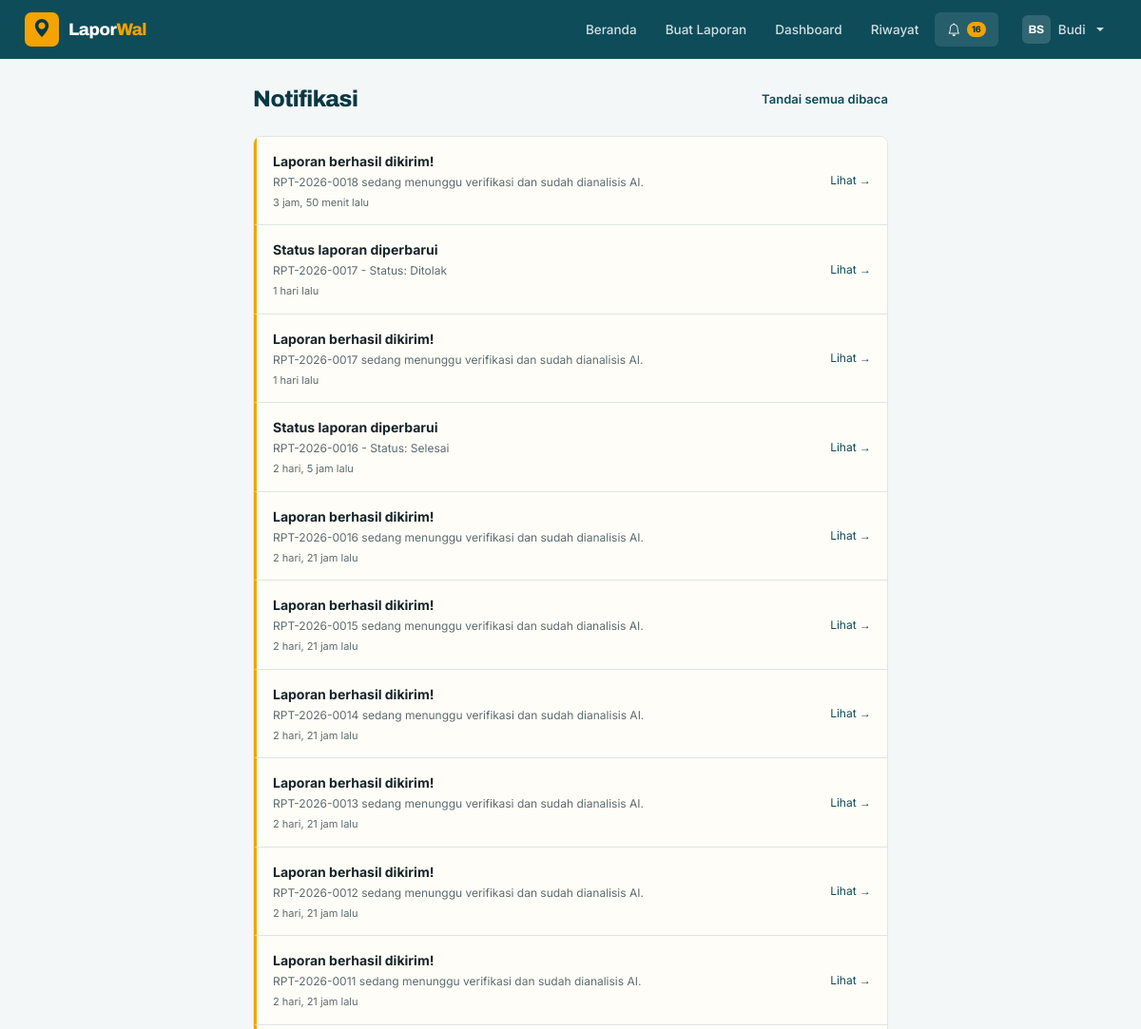
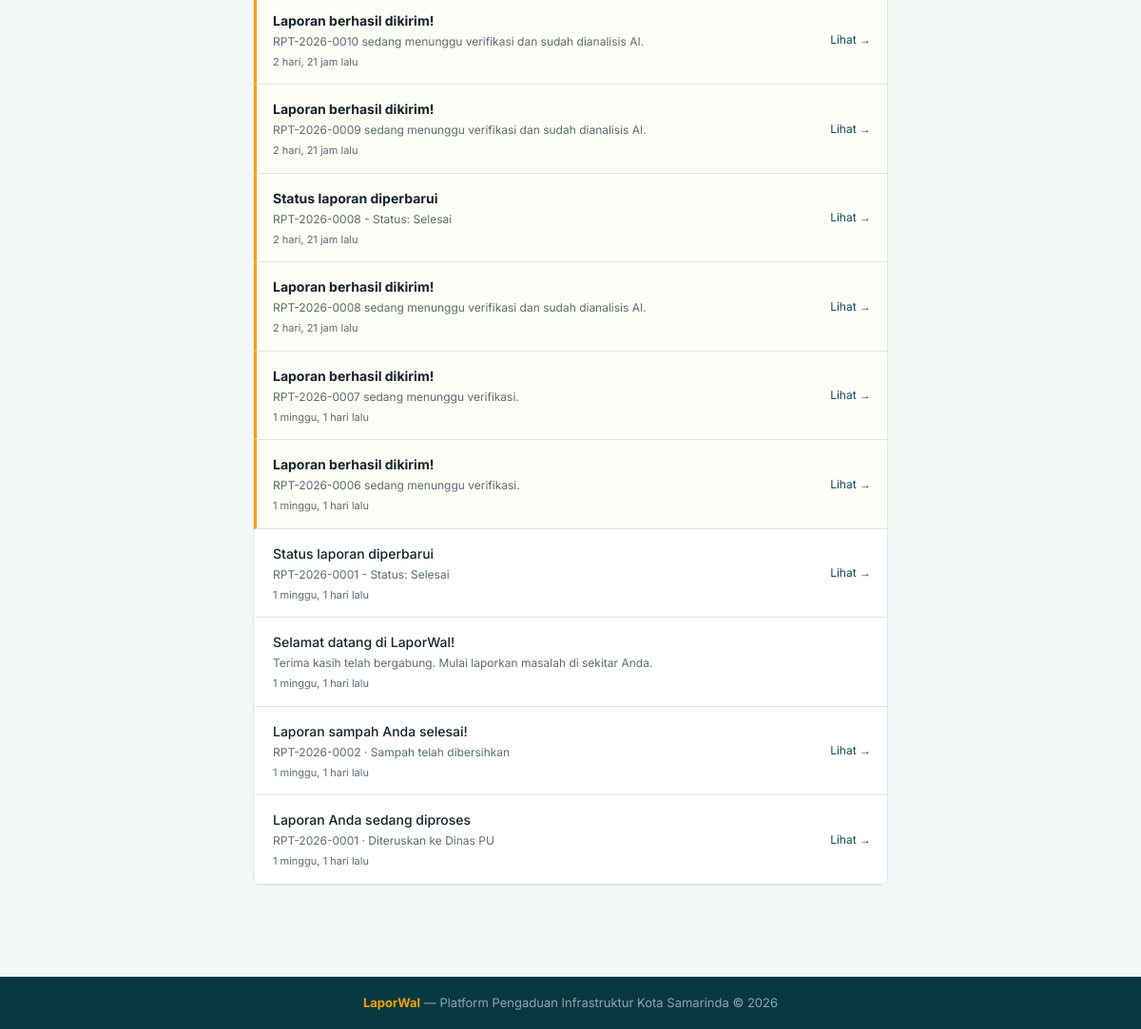
Page /notifikasi/ (signed in) on the committed database (2 pictures, top to bottom).
### accounts/models.py (models this page shows, shortened)
class CustomUser(AbstractUser):
    phone = models.CharField(max_length=20, blank=True, verbose_name="Nomor HP")
    avatar = models.ImageField(upload_to='avatars/', blank=True, null=True, verbose_name="Foto Profil")
    kota = models.CharField(max_length=100, default='Samarinda', verbose_name="Kota")
    is_admin_dinas = models.BooleanField(default=False, verbose_name="Admin Dinas")
    class Meta:
        verbose_name = "Pengguna"
        verbose_name_plural = "Pengguna"
    def get_initials(self):
        parts = self.get_full_name().split()
        if len(parts) >= 2:
            return parts[0][0].upper() + parts[1][0].upper()
        elif self.first_name:
            return self.first_name[:2].upper()
        return self.username[:2].upper()

### laporan/models.py (models this page shows, shortened)
class Notifikasi(models.Model):
    pengguna = models.ForeignKey(settings.AUTH_USER_MODEL, on_delete=models.CASCADE, related_name='notifikasi')
    laporan = models.ForeignKey(Laporan, on_delete=models.CASCADE, null=True, blank=True)
    judul = models.CharField(max_length=100)
    pesan = models.CharField(max_length=255)
    sudah_dibaca = models.BooleanField(default=False)
    dibuat_pada = models.DateTimeField(auto_now_add=True)
    class Meta:
        ordering = ['-dibuat_pada']

### laporan/views.py (the view)
# urls.py: path('notifikasi/', views.notifikasi_view, name='notifikasi'),
@login_required
def notifikasi_view(request):
    notif_list = request.user.notifikasi.all()
    if request.GET.get('mark_read'):
        notif_list.update(sudah_dibaca=True)
        return redirect('notifikasi')
    return render(request, 'laporan/notifikasi.html', {'notif_list': notif_list})

### templates/laporan/notifikasi.html (shortened to what this page needs)
{% extends 'base.html' %}
{% block content %}
<div style="max-width:700px;margin:0 auto;padding:28px 16px 48px">
  <div class="d-flex align-items-center justify-content-between mb-4">
    <h1 class="h-page" style="margin-bottom:0">Notifikasi</h1>
    <a href="?mark_read=1" class="text-green text-decoration-none" style="font-size:13px;font-weight:600">Tandai semua dibaca</a>
  </div>
  <div class="lw-card" style="padding:0;overflow:hidden">
    {% for notif in notif_list %}
    <div style="display:flex;gap:13px;padding:15px 17px;border-bottom:1px solid var(--line);{% if not notif.sudah_dibaca %}border-left:3px solid var(--amber);background:#FFFDF7{% else %}border-left:3px solid transparent{% endif %}">
      <div style="flex:1">
        <div style="font-size:14px;font-weight:{% if not notif.sudah_dibaca %}700{% else %}500{% endif %};color:var(--ink);margin-bottom:3px">{{ notif.judul }}</div>
        <div class="section-sub" style="font-size:12px;margin-bottom:4px">{{ notif.pesan }}</div>
        <div class="section-sub" style="font-size:11px">{{ notif.dibuat_pada|timesince }} lalu</div>
      </div>
      {% if notif.laporan %}
      <a href="{% url 'detail_laporan' notif.laporan.pk %}" style="font-size:12px;color:var(--teal);text-decoration:none;align-self:center;flex-shrink:0">Lihat &rarr;</a>
      {% endif %}
    </div>
    {% empty %}
    <div class="text-center py-5 section-sub">
      <i class="bi bi-bell-slash fs-1 d-block mb-3"></i>
      <p>Belum ada notifikasi.</p>
    </div>
    {% endfor %}
  </div>
</div>
{% endblock %}

### templates/base.html (shortened to what this page needs)
<!DOCTYPE html>
<html lang="id">
<head>
  {% load static %}
  <link href="https://cdn.jsdelivr.net/npm/bootstrap@5.3.3/dist/css/bootstrap.min.css" rel="stylesheet">
  <link href="https://cdn.jsdelivr.net/npm/bootstrap-icons@1.11.3/font/bootstrap-icons.css" rel="stylesheet">
</head>
<body>
<nav class="lw-navbar">
  <a href="{% url 'beranda' %}" class="lw-brand">
    <div class="lw-brand-icon"><i class="bi bi-geo-alt-fill"></i></div>
    <span class="lw-brand-text">Lapor<b>Wal</b></span>
  </a>
  <div class="lw-nav-links">
    {% if user.is_authenticated %}
      {% if user.is_admin_dinas or user.is_staff %}
        <a href="{% url 'admin_dashboard' %}" class="lw-nav-link {% if request.resolver_match.url_name == 'admin_dashboard' %}active{% endif %}"><i class="bi bi-speedometer2"></i>Dashboard</a>
        <a href="{% url 'admin_laporan' %}" class="lw-nav-link {% if request.resolver_match.url_name == 'admin_laporan' %}active{% endif %}"><i class="bi bi-clipboard-data"></i>Laporan</a>
        <a href="{% url 'admin_pengguna' %}" class="lw-nav-link {% if request.resolver_match.url_name == 'admin_pengguna' %}active{% endif %}"><i class="bi bi-people"></i>Pengguna</a>
      {% else %}
        <a href="{% url 'beranda' %}" class="lw-nav-link {% if request.resolver_match.url_name == 'beranda' %}active{% endif %}">Beranda</a>
        <a href="{% url 'buat_laporan' %}" class="lw-nav-link {% if request.resolver_match.url_name == 'buat_laporan' %}active{% endif %}">Buat Laporan</a>
        <a href="{% url 'dashboard_user' %}" class="lw-nav-link {% if request.resolver_match.url_name == 'dashboard_user' %}active{% endif %}">Dashboard</a>
        <a href="{% url 'riwayat_laporan' %}" class="lw-nav-link {% if request.resolver_match.url_name == 'riwayat_laporan' %}active{% endif %}">Riwayat</a>
        <a href="{% url 'notifikasi' %}" class="lw-nav-link {% if request.resolver_match.url_name == 'notifikasi' %}active{% endif %}">
          <i class="bi bi-bell"></i>
          <span id="notif-badge-count" class="notif-badge d-none">0</span>
        </a>
      {% endif %}
      <div class="dropdown ms-2">
        <button class="lw-nav-link dropdown-toggle d-flex align-items-center gap-2" data-bs-toggle="dropdown">
          <div style="width:30px;height:30px;background:rgba(255,255,255,.15);border-radius:6px;display:flex;align-items:center;justify-content:center;font-size:12px;font-weight:700;color:#fff;font-family:var(--display)">
            {{ user.get_initials }}
          </div>
          <span class="d-none d-md-inline">{{ user.first_name|default:user.username }}</span>
        </button>
      </div>
    {% endif %}
  </div>
</nav>
{% block content %}{% endblock %}
<footer class="lw-footer">
  <b>LaporWal</b> &mdash; Platform Pengaduan Infrastruktur Kota Samarinda &copy; 2026
</footer>
</body>
</html>

### rows in the picture
CustomUser: get_initials "BS", first_name "Budi"
Notifikasi: judul "Laporan berhasil dikirim!", pesan "RPT-2026-0018 sedang menunggu verifikasi dan sudah dianalisis AI.", dibuat_pada "3 jam, 50 menit", shows "Lihat →"
Notifikasi: judul "Status laporan diperbarui", pesan "RPT-2026-0017 - Status: Ditolak", dibuat_pada "1 hari", shows "Lihat →"
Notifikasi: judul "Laporan berhasil dikirim!", pesan "RPT-2026-0017 sedang menunggu verifikasi dan sudah dianalisis AI.", dibuat_pada "1 hari", shows "Lihat →"
Notifikasi: judul "Status laporan diperbarui", pesan "RPT-2026-0016 - Status: Selesai", dibuat_pada "2 hari, 5 jam", shows "Lihat →"
Notifikasi: judul "Laporan berhasil dikirim!", pesan "RPT-2026-0016 sedang menunggu verifikasi dan sudah dianalisis AI.", dibuat_pada "2 hari, 21 jam", shows "Lihat →"
Notifikasi: judul "Laporan berhasil dikirim!", pesan "RPT-2026-0015 sedang menunggu verifikasi dan sudah dianalisis AI.", dibuat_pada "2 hari, 21 jam", shows "Lihat →"
Notifikasi: judul "Laporan berhasil dikirim!", pesan "RPT-2026-0014 sedang menunggu verifikasi dan sudah dianalisis AI.", dibuat_pada "2 hari, 21 jam", shows "Lihat →"
Notifikasi: judul "Laporan berhasil dikirim!", pesan "RPT-2026-0013 sedang menunggu verifikasi dan sudah dianalisis AI.", dibuat_pada "2 hari, 21 jam", shows "Lihat →"
Notifikasi: judul "Laporan berhasil dikirim!", pesan "RPT-2026-0012 sedang menunggu verifikasi dan sudah dianalisis AI.", dibuat_pada "2 hari, 21 jam", shows "Lihat →"
Notifikasi: judul "Laporan berhasil dikirim!", pesan "RPT-2026-0011 sedang menunggu verifikasi dan sudah dianalisis AI.", dibuat_pada "2 hari, 21 jam", shows "Lihat →"
Notifikasi: judul "Laporan berhasil dikirim!", pesan "RPT-2026-0010 sedang menunggu verifikasi dan sudah dianalisis AI.", dibuat_pada "2 hari, 21 jam", shows "Lihat →"
Notifikasi: judul "Laporan berhasil dikirim!", pesan "RPT-2026-0009 sedang menunggu verifikasi dan sudah dianalisis AI.", dibuat_pada "2 hari, 21 jam", shows "Lihat →"
Notifikasi: judul "Status laporan diperbarui", pesan "RPT-2026-0008 - Status: Selesai", dibuat_pada "2 hari, 21 jam", shows "Lihat →"
Notifikasi: judul "Laporan berhasil dikirim!", pesan "RPT-2026-0008 sedang menunggu verifikasi dan sudah dianalisis AI.", dibuat_pada "2 hari, 21 jam", shows "Lihat →"
Notifikasi: judul "Laporan berhasil dikirim!", pesan "RPT-2026-0007 sedang menunggu verifikasi.", dibuat_pada "1 minggu, 1 hari", shows "Lihat →"
Notifikasi: judul "Laporan berhasil dikirim!", pesan "RPT-2026-0006 sedang menunggu verifikasi.", dibuat_pada "1 minggu, 1 hari", shows "Lihat →"
Notifikasi: judul "Status laporan diperbarui", pesan "RPT-2026-0001 - Status: Selesai", dibuat_pada "1 minggu, 1 hari", shows "Lihat →"
Notifikasi: judul "Selamat datang di LaporWal!", pesan "Terima kasih telah bergabung. Mulai laporkan masalah di sekitar Anda.", dibuat_pada "1 minggu, 1 hari"
Notifikasi: judul "Laporan sampah Anda selesai!", pesan "RPT-2026-0002 · Sampah telah dibersihkan", dibuat_pada "1 minggu, 1 hari", shows "Lihat →"
Notifikasi: judul "Laporan Anda sedang diproses", pesan "RPT-2026-0001 · Diteruskan ke Dinas PU", dibuat_pada "1 minggu, 1 hari", shows "Lihat →"
